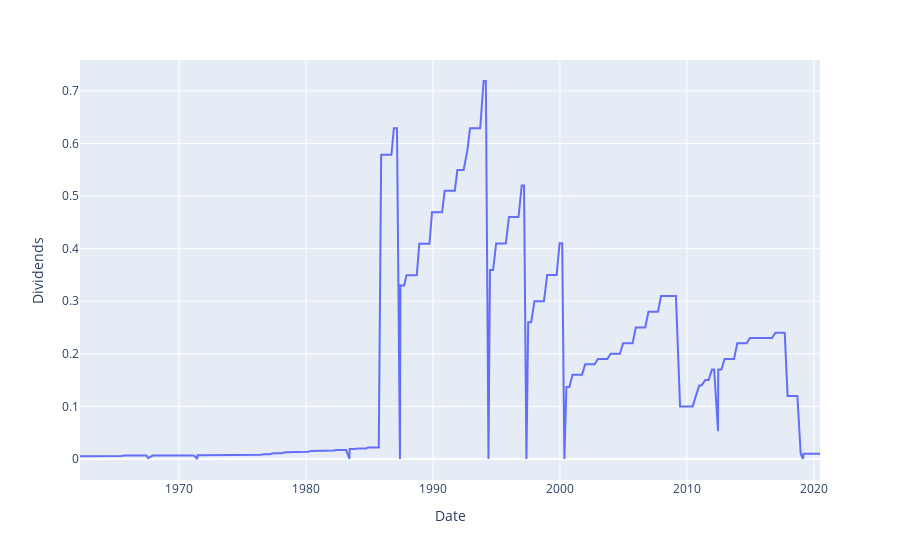

The notebook cell saved with this chart:
### Code cell
actions = ticker.actions
actions['Date'] = actions.index
fig_dividends_hist = px.line(actions, x='Date', y='Dividends')
fig_dividends_hist.show()

### Figure 1 — Plotly figure (JSON) as saved in the notebook; plotly's stock layout.template omitted (floating-point values rounded to 4 significant figures; data arrays with more than 128 entries replaced by an {"elided": "..."} marker saying what was removed)
{"data": [{"hoverlabel": {"namelength": 0}, "hovertemplate": "Date=%{x}<br>Dividends=%{y}", "legendgroup": "", "line": {"color": "#636efa", "dash": "solid"}, "mode": "lines", "name": "", "showlegend": false, "type": "scatter", "x": {"elided": "243 str values"}, "xaxis": "x", "y": {"elided": "243 float values"}, "yaxis": "y"}], "layout": {"autosize": true, "legend": {"tracegroupgap": 0}, "margin": {"t": 60}, "xaxis": {"anchor": "y", "autorange": true, "domain": [0, 1], "range": ["1962-03-13", "2020-06-26"], "title": {"text": "Date"}, "type": "date"}, "yaxis": {"anchor": "x", "autorange": true, "domain": [0, 1], "range": [-0.03993, 0.7587], "title": {"text": "Dividends"}, "type": "linear"}}}
